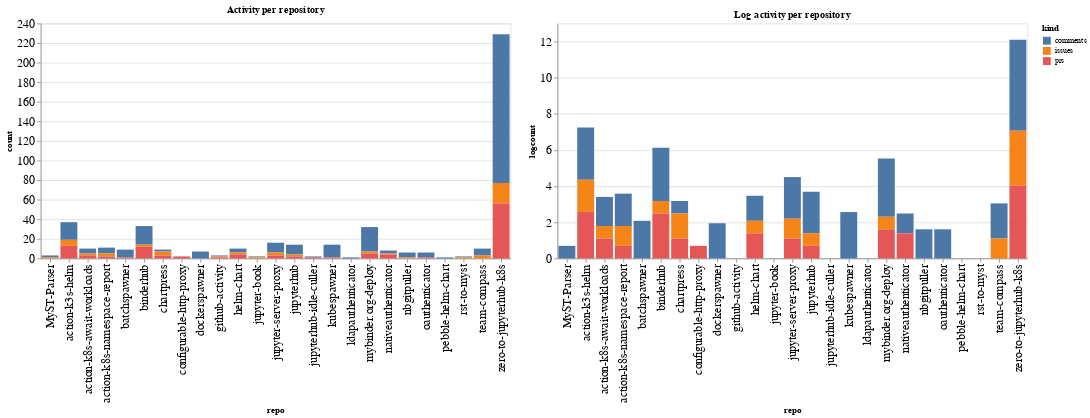

Notebook source saved alongside this figure:
### Code cell
ch1 = alt.Chart(repo_summaries, width=600, title="Activity per repository").mark_bar().encode(
    x='repo',
    y='count',
    color='kind',
    tooltip="kind"
)

ch2 = alt.Chart(repo_summaries, width=600, title="Log activity per repository").mark_bar().encode(
    x='repo',
    y='logcount',
    color='kind',
    tooltip="kind"
)

ch1 | ch2

### Figure 1 — Vega-Lite specification as saved in the notebook (floating-point values rounded to 4 significant figures)
{"config": {"axisLeft": {"labelFontSize": 15}, "axisBottom": {"labelFontSize": 15}}, "hconcat": [{"mark": "bar", "encoding": {"color": {"type": "nominal", "field": "kind"}, "tooltip": {"type": "nominal", "field": "kind"}, "x": {"type": "nominal", "field": "repo"}, "y": {"type": "quantitative", "field": "count"}}, "title": "Activity per repository", "width": 600}, {"mark": "bar", "encoding": {"color": {"type": "nominal", "field": "kind"}, "tooltip": {"type": "nominal", "field": "kind"}, "x": {"type": "nominal", "field": "repo"}, "y": {"type": "quantitative", "field": "logcount"}}, "title": "Log activity per repository", "width": 600}], "data": {"name": "data-92e47eb83c1770720e5e8351633016ef"}, "$schema": "https://vega.github.io/schema/vega-lite/v4.8.1.json", "datasets": {"data-92e47eb83c1770720e5e8351633016ef": [{"repo": "MyST-Parser", "kind": "comments", "count": 2, "logcount": 0.6931}, {"repo": "MyST-Parser", "kind": "issues", "count": 1, "logcount": 0.0}, {"repo": "action-k3s-helm", "kind": "comments", "count": 18, "logcount": 2.89}, {"repo": "action-k3s-helm", "kind": "issues", "count": 6, "logcount": 1.792}, {"repo": "action-k3s-helm", "kind": "prs", "count": 13, "logcount": 2.565}, {"repo": "action-k8s-await-workloads", "kind": "comments", "count": 5, "logcount": 1.609}, {"repo": "action-k8s-await-workloads", "kind": "issues", "count": 2, "logcount": 0.6931}, {"repo": "action-k8s-await-workloads", "kind": "prs", "count": 3, "logcount": 1.099}, {"repo": "action-k8s-namespace-report", "kind": "comments", "count": 6, "logcount": 1.792}, {"repo": "action-k8s-namespace-report", "kind": "issues", "count": 3, "logcount": 1.099}, {"repo": "action-k8s-namespace-report", "kind": "prs", "count": 2, "logcount": 0.6931}, {"repo": "batchspawner", "kind": "comments", "count": 8, "logcount": 2.079}, {"repo": "batchspawner", "kind": "prs", "count": 1, "logcount": 0.0}, {"repo": "binderhub", "kind": "comments", "count": 19, "logcount": 2.944}, {"repo": "binderhub", "kind": "issues", "count": 2, "logcount": 0.6931}, {"repo": "binderhub", "kind": "prs", "count": 12, "logcount": 2.485}, {"repo": "chartpress", "kind": "comments", "count": 2, "logcount": 0.6931}, {"repo": "chartpress", "kind": "issues", "count": 4, "logcount": 1.386}, {"repo": "chartpress", "kind": "prs", "count": 3, "logcount": 1.099}, {"repo": "configurable-http-proxy", "kind": "prs", "count": 2, "logcount": 0.6931}, {"repo": "dockerspawner", "kind": "comments", "count": 7, "logcount": 1.946}, {"repo": "github-activity", "kind": "comments", "count": 1, "logcount": 0.0}, {"repo": "github-activity", "kind": "issues", "count": 1, "logcount": 0.0}, {"repo": "github-activity", "kind": "prs", "count": 1, "logcount": 0.0}, {"repo": "helm-chart", "kind": "comments", "count": 4, "logcount": 1.386}, {"repo": "helm-chart", "kind": "issues", "count": 2, "logcount": 0.6931}, {"repo": "helm-chart", "kind": "prs", "count": 4, "logcount": 1.386}, {"repo": "jupyter-book", "kind": "comments", "count": 1, "logcount": 0.0}, {"repo": "jupyter-book", "kind": "issues", "count": 1, "logcount": 0.0}, {"repo": "jupyter-server-proxy", "kind": "comments", "count": 10, "logcount": 2.303}, {"repo": "jupyter-server-proxy", "kind": "issues", "count": 3, "logcount": 1.099}, {"repo": "jupyter-server-proxy", "kind": "prs", "count": 3, "logcount": 1.099}, {"repo": "jupyterhub", "kind": "comments", "count": 10, "logcount": 2.303}, {"repo": "jupyterhub", "kind": "issues", "count": 2, "logcount": 0.6931}, {"repo": "jupyterhub", "kind": "prs", "count": 2, "logcount": 0.6931}, {"repo": "jupyterhub-idle-culler", "kind": "comments", "count": 1, "logcount": 0.0}, {"repo": "jupyterhub-idle-culler", "kind": "prs", "count": 1, "logcount": 0.0}, {"repo": "kubespawner", "kind": "comments", "count": 13, "logcount": 2.565}, {"repo": "kubespawner", "kind": "prs", "count": 1, "logcount": 0.0}, {"repo": "ldapauthenticator", "kind": "comments", "count": 1, "logcount": 0.0}, {"repo": "mybinder.org-deploy", "kind": "comments", "count": 25, "logcount": 3.219}, {"repo": "mybinder.org-deploy", "kind": "issues", "count": 2, "logcount": 0.6931}, {"repo": "mybinder.org-deploy", "kind": "prs", "count": 5, "logcount": 1.609}, {"repo": "nativeauthenticator", "kind": "comments", "count": 3, "logcount": 1.099}, {"repo": "nativeauthenticator", "kind": "issues", "count": 1, "logcount": 0.0}, {"repo": "nativeauthenticator", "kind": "prs", "count": 4, "logcount": 1.386}, {"repo": "nbgitpuller", "kind": "comments", "count": 5, "logcount": 1.609}, {"repo": "nbgitpuller", "kind": "issues", "count": 1, "logcount": 0.0}, {"repo": "oauthenticator", "kind": "comments", "count": 5, "logcount": 1.609}, {"repo": "oauthenticator", "kind": "prs", "count": 1, "logcount": 0.0}, {"repo": "pebble-helm-chart", "kind": "comments", "count": 1, "logcount": 0.0}, {"repo": "rst-to-myst", "kind": "comments", "count": 1, "logcount": 0.0}, {"repo": "rst-to-myst", "kind": "issues", "count": 1, "logcount": 0.0}, {"repo": "team-compass", "kind": "comments", "count": 7, "logcount": 1.946}, {"repo": "team-compass", "kind": "issues", "count": 3, "logcount": 1.099}, {"repo": "zero-to-jupyterhub-k8s", "kind": "comments", "count": 152, "logcount": 5.024}, {"repo": "zero-to-jupyterhub-k8s", "kind": "issues", "count": 21, "logcount": 3.045}, {"repo": "zero-to-jupyterhub-k8s", "kind": "prs", "count": 56, "logcount": 4.025}]}}
